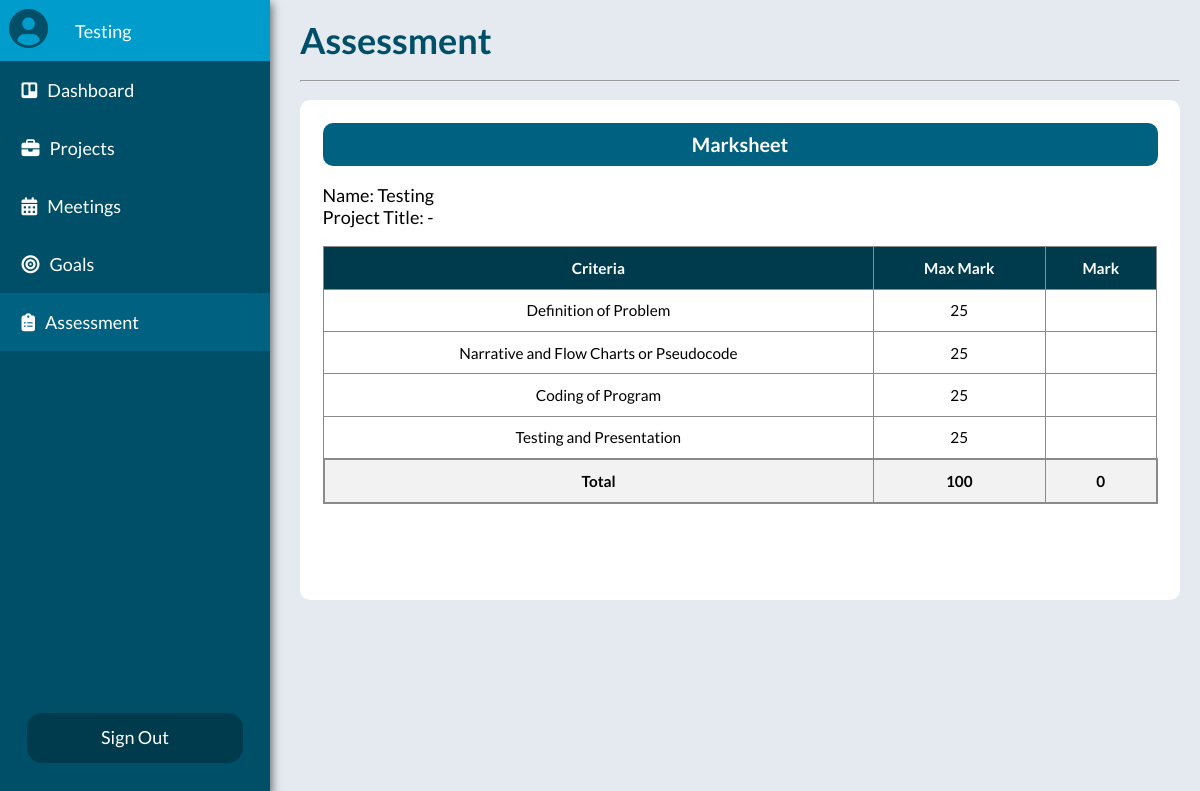
/Student_Assessment.php (signed in), run on an earlier commit of the app's database.
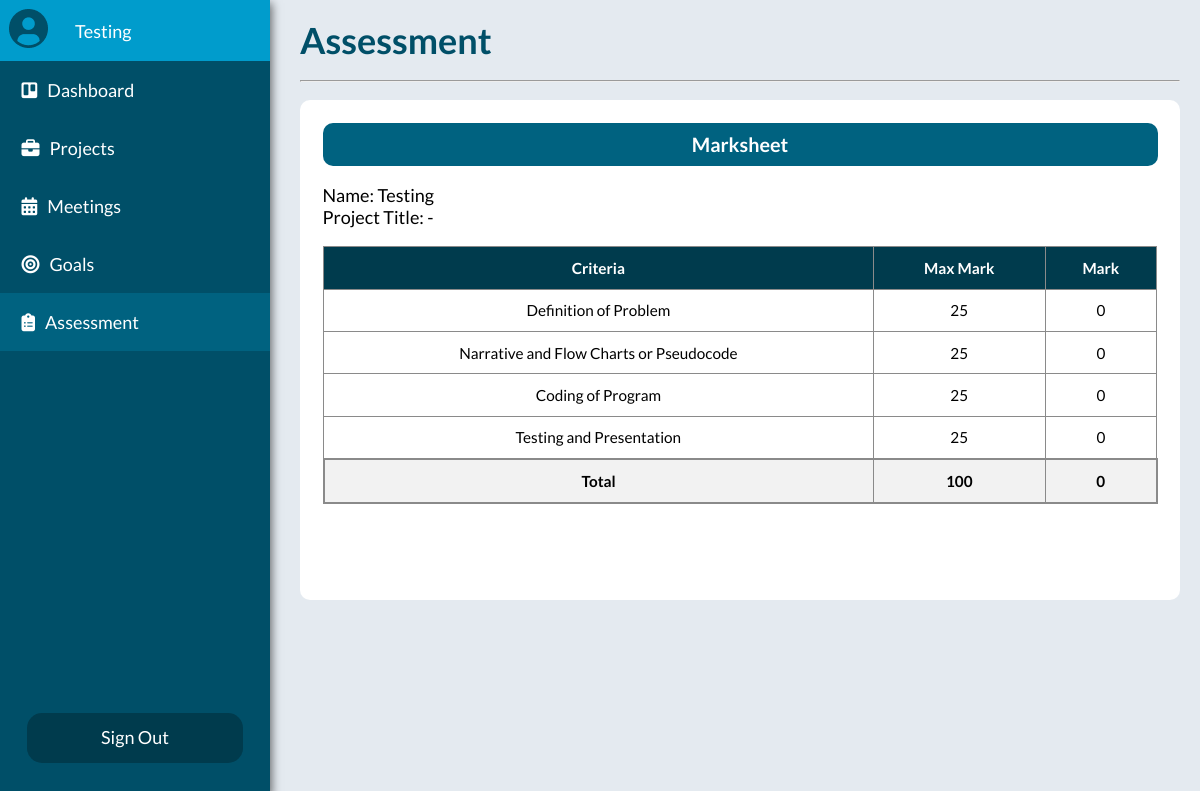
And on a later commit of the database.
### tables this page shows
CREATE TABLE `assessment` (
  `student_id` int(11) NOT NULL,
  `criteriaA` int(2) NOT NULL,
  `criteriaB` int(2) NOT NULL,
  `criteriaC` int(2) NOT NULL,
  `criteriaD` int(2) NOT NULL
);

### php/student_assessment.php (called while the page is built)
<?php
    require 'config.php';
    $id = $_SESSION['student_id'];
    $projectName = $_SESSION['project_title'];
    $student_assessment = $link->query("SELECT * FROM assessment WHERE student_id = '$id'");
    $assessment = $student_assessment->fetch_assoc();
    $criteriaA = $assessment['criteriaA'];
    $criteriaB = $assessment['criteriaB'];
    $criteriaC = $assessment['criteriaC'];
    $criteriaD = $assessment['criteriaD'];
?>

### Student_Assessment.php (the view, shortened to what this page needs)
<!DOCTYPE html>
<html lang="en">
<head>
    <link rel="stylesheet" href="./css/default.css">
    <link rel="stylesheet" href="./css/nav-bar.css">
    <link rel="stylesheet" href="./css/student_assessment.css">
    <link rel="stylesheet" href="./css/hamburger.css">
</head>
<body>
    <?php include 'includes/../php/student_nav-bar.inc.php'; ?>
    <?php include './php/student_assessment.php'; ?>
    <div class="container__content">
        <div class="container__assessment">
            <h1 class="content-title">Assessment</h1>
            <hr>
            <div class="container__marksheet">
                <div>
                    <h3 class="title">Marksheet</h3>
                </div>
                <div class="details">
                    <p>Name: <?php echo $_SESSION['username']; ?></p>
                    <p>Project Title: <?php echo $projectName; ?></p>
                </div>
                <div class="container__table">
                    <table class="table">
                        <thead>
                            <tr>
                                <th>Criteria</th>
                                <th>Max Mark</th>
                                <th>Mark</th>
                            </tr>
                        </thead>
                        <tbody>
                            <tr>
                                <td class="criteria">Definition of Problem</td>
                                <td>25</td>
                                <td><?php echo $criteriaA; ?></td>
                            </tr>
                            <tr>
                                <td class="criteria">Narrative and Flow Charts or Pseudocode</td>
                                <td>25</td>
                                <td><?php echo $criteriaB; ?></td>
                            </tr>
                            <tr>
                                <td class="criteria">Coding of Program</td>
                                <td>25</td>
                                <td><?php echo $criteriaC; ?></td>
                            </tr>
                            <tr>
                                <td class="criteria">Testing and Presentation</td>
                                <td>25</td>
                                <td><?php echo $criteriaD; ?></td>
                            </tr>
                            <tr class="total">
                                <td class="total-td">Total</td>
                                <td>100</td>
                                <td><?php echo $criteriaA + $criteriaB + $criteriaC + $criteriaD ?></td>
                            </tr>
                        </tbody>
                    </table>
                </div>
            </div>
        </div>
    </div>
</body>
</html>

### php/student_nav-bar.inc.php (shortened to what this page needs)
<div id="nav-bar">
    <div class="nav-bar__user-div">
        <div>
            <img class="" src="./images/User.png" alt="User Icon">
        </div>
        <div id="userType"><?php
            echo($_SESSION['username']);
            ?></div>
    </div>
    <div class="wrapper__page-button">
        <div class="nav-bar__page-list">
            <ul id="myDiv">
                <li><a class="page-button" href="./Student_Dashboard.php"><span class="page-icon"><i class="fa-brands fa-trello"></i></span>Dashboard</a></li>
                <li><a class="page-button" href="./Student_Project.php"><span class="page-icon"><i class="fa-solid fa-briefcase"></i></span>Projects</a></li>
                <li><a class="page-button" href="./Student_Meeting.php"><span class="page-icon"><i class="fa-solid fa-calendar-days"></i></span>Meetings</a></li>
                <li><a class="page-button" href="./Student_Goals.php"><span class="page-icon"><i class="fa-solid fa-bullseye"></i></span>Goals</a></li>
                <li><a class="page-button" href="./Student_Assessment.php"><span class="page-icon"><i class="fa-solid fa-clipboard-list"></i></span>Assessment</a></li>
            </ul>
        </div>
        <div class="wrapper__sign-out">
            <a id="signout" href="login.php">Sign Out</a>
        </div>
    </div>
</div>

### css/default.css (style rules this page uses)
html { box-sizing: border-box; font-size: 18px; }
*, *::before , *::after { -webkit-box-sizing: inherit; -moz-box-sizing: inherit; box-sizing: inherit; margin: 0; padding: 0; }
:root { --color-main: #004F68; --color-main-darker: #003b4d; --color-main-lighter: #006280; --color-secondary: #009ccc; --color-accent: #E4EAF0; --color-success: #4BB543; --color-error:#ff3333; --color-error-darker: #ff1a1a; --color-pending-bg: #F0F0F0; --color-accepted: #218F65; --color-accepted-bg: #EFFBF7; --color-rejected: #B23B3B; --color-rejected-bg: #FCDDEC; --color-white: #fff; --color-submit: #2699ab; --color-card: #f2f2f2; }
body { font-family: 'Lato', Arial, sans-serif; background-color: var(--color-accent); min-height: 100vh; }

### css/nav-bar.css (style rules this page uses)
#nav-bar { background-color: var(--color-main); color: var(--color-white); width: 270px; position: fixed; height: 100%; -webkit-box-shadow: 5px 0px 9px -3px rgba(0,0,0,0.55); -moz-box-shadow: 5px 0px 9px -3px rgba(0,0,0,0.55); box-shadow: 5px 0px 9px -3px rgba(0,0,0,0.55); }
.nav-bar__user-div { display: flex; gap: 1.5rem; align-items: center; background-color: var(--color-secondary); padding: 0.5em; }
.wrapper__page-button { display: flex; flex-direction: column; height: 90%; justify-content: space-between; }
.wrapper__sign-out { margin: 1rem auto; width: 80%; height: 50px; outline: none; }
#signout { background-color: var(--color-main-darker); color: var(--color-white); text-decoration: none; display: block; height: 100%; width: 100%; text-align: center; padding-top: 0.7em; outline: none; border-radius: 15px; }
.nav-bar__page-list { font-weight: 500; }
.nav-bar__page-list ul li { list-style: none; }
.nav-bar__page-list .page-button { display: block; padding: 1em 1.2rem; color: var(--color-white); text-decoration: none; }
.nav-bar__page-list ul li a:hover, .nav-bar__page-list ul li a.active { background: var(--color-main-lighter); }
.page-icon { margin-right: 10px; color: var(--color-white); }

### css/student_assessment.css (style rules this page uses)
.container__content { margin-left: 300px; margin-right: 20px; display: flex; flex-direction: column; }
.container__assessment { width: 100%; display: flex; flex-direction: column; margin: 1rem 0; gap: 1rem; }
.content-title { color: var(--color-main); }
.container__marksheet { height: 500px; background-color: var(--color-white); padding: 1.25em; display: flex; flex-direction: column; gap: 1rem; border-radius: 10px; }
.title { color: var(--color-white); text-align: center; padding: 0.5em; font-weight: bold; background-color: var(--color-main-lighter); font-size: 1.1rem; border-radius: 10px; }
.table { width: 100%; font-size: 0.85em; border-collapse: collapse; border-spacing: 0; }
.table td, .table th { text-align: center; padding: 0.65rem; }
th { background-color: var(--color-main-darker); color: var(--color-white); }
th,tr,td { border: 1px solid rgb(138, 138, 138); }
.total { border: 2px solid rgb(138, 138, 138); background-color: var(--color-card); }
.total td { font-weight: bold; }

What changed in the data, as far as the page shows it:
added assessment: criteriaA "0", criteriaB "0", criteriaC "0", criteriaD "0", $criteriaA + $criteriaB + $criteriaC + $criteriaD "0"
Also different on the page:
$criteriaA + $criteriaB + $criteriaC + $criteriaD: "0" → (not shown)
